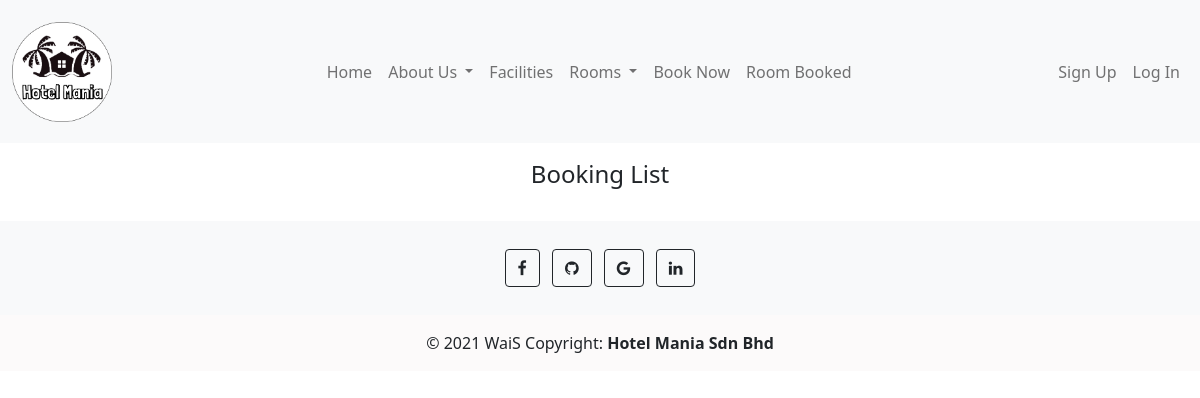
Before: /booking-list.php with the older database file.
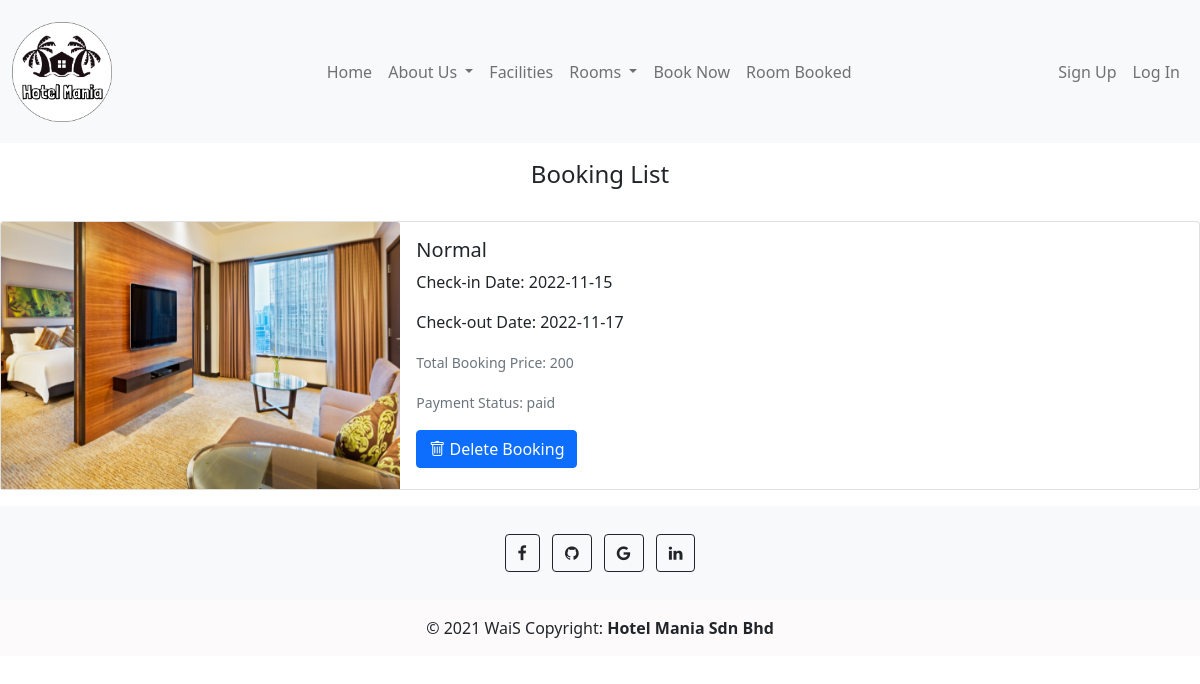
After: the same page with the newer database file.
### tables this page shows
CREATE TABLE `bookingdb` (
  `bookingId` int(11) NOT NULL,
  `checkInDate` varchar(144) NOT NULL,
  `checkOutDate` varchar(144) NOT NULL,
  `roomType` enum('Normal','Deluxe','Executive') NOT NULL,
  `bookingTotalPrice` double NOT NULL,
  `customerId` int(11) NOT NULL,
  `paymentStatus` enum('paid','unpaid') NOT NULL,
  `bookingcartId` int(11) NOT NULL,
  `roomImage` text NOT NULL,
  `dayDiff` varchar(144) NOT NULL,
  `userId` int(11) NOT NULL
);

### backend/config.php (called while the page is built)
<?php
require_once "product_db.php";
$product_db = new product_db();
?>

### backend/product_db.php (called while the page is built, shortened)
<?php
require_once "DBController.php";
class product_db extends DBController{
    function getBookingList()
    {
        $query = "SELECT * FROM bookingdb";
        $productResult = $this->getDBResult($query);
        return $productResult;
    }
}
?>

### backend/DBController.php (called while the page is built, shortened)
<?php
class DBController
{
    private $host = "localhost";
    private $user = "root";
    private $password = "";
    private $database = "hotel_mania";
    private static $conn;
    function __construct()
    {
        $this->conn = mysqli_connect($this->host, $this->user, $this->password, $this->database);
    }
    function getDBResult($query, $params = array())
    {
        $sql_statement = $this->conn->prepare($query);
        $sql_statement->execute();
        $result = $sql_statement->get_result();
        if ($result->num_rows > 0) {
            while ($row = $result->fetch_assoc()) {
                $resultset[] = $row;
            }
        }
        if (! empty($resultset)) {
            return $resultset;
        }
    }
}

### booking-list.php (the view, shortened to what this page needs)
<!DOCTYPE html>
<html lang="en">
<?php require_once "backend/config.php"; ?>
<head>
    <link rel="stylesheet" href="css/booking_history.css">
    <link href="https://cdn.jsdelivr.net/npm/bootstrap@5.1.1/dist/css/bootstrap.min.css" rel="stylesheet">
    <link rel="stylesheet" href="  https://printjs-4de6.kxcdn.com/print.min.css">
    <link rel="stylesheet" href="https://cdn.jsdelivr.net/npm/bootstrap-icons@1.6.0/font/bootstrap-icons.css">
</head>
<?php include 'include_php/header.php';?>
<body>
<h4>Booking List</h4>
<?php
        $query = "SELECT * FROM bookingdb";
        $product_array = $product_db->getBookingList($query);
        if (!empty($product_array)) {
            foreach ($product_array as $key => $value) {
        ?>
<div class="card mb-3" style="max-width: 100em;">
  <div class="row g-0">
    <div class="col-md-4">
      <img src="<?php echo $product_array[$key]["roomImage"]; ?>" class="card-img-top" alt="...">
    </div>
    <div class="col-md-8">
      <div class="card-body">
        <h5 class="card-title"><?php echo $product_array[$key]["roomType"]; ?></h5>
        <p class="card-text">Check-in Date: <?php echo $product_array[$key]["checkInDate"]; ?></p>
        <p class="card-text">Check-out Date: <?php echo $product_array[$key]["checkOutDate"]; ?></p>
        <p class="card-text"><small class="text-muted"> <p class="card-text">Total Booking Price: <?php echo $product_array[$key]["bookingTotalPrice"]; ?></p></small></p>
        <p class="card-text"><small class="text-muted"> <p class="card-text">Payment Status: <?php echo $product_array[$key]["paymentStatus"]; ?></p></small></p>
        <a class="btn btn-primary" href="backend/booking_history_backend.php?bookingId=<?php echo $product_array[$key]["bookingId"];?>" onClick="return confirm('Are you sure you want to delete?')"><i class="bi bi-trash"></i> Delete Booking</a>
      </div>
    </div>
  </div>
</div>
<?php } } else {
}?>
<?php include 'include_php/footer.php';?>
  </body>
</html>

### include_php/header.php (shortened to what this page needs)
<link rel="stylesheet" href="https://cdn.jsdelivr.net/npm/bootstrap-icons@1.6.1/font/bootstrap-icons.css">
<link href="https://cdn.jsdelivr.net/npm/bootstrap@5.1.1/dist/css/bootstrap.min.css" rel="stylesheet">
<nav class="navbar navbar-expand-lg bg-light navbar-light py-3 fixed-top">
  <div class="container-fluid">
    <a href="index.php" class="navbar-brand">
      <img src="resources/hm_logo.png" alt="logo" width="100" height="auto" class="d-inline-block align-text-top">
    </a>
  <div class="collapse navbar-collapse" id="navmenu">
  <?php
    if($_SESSION['userType'] == "manager"){
        ?>
          <ul class="navbar-nav ms-auto">
            <li class="nav-item dropdown">
              <a class="nav-link dropdown-toggle" href="#" id="navbarScrollingDropdown" role="button" data-bs-toggle="dropdown" aria-expanded="false">
                Account Management
              </a>
              <ul class="dropdown-menu" aria-labelledby="navbarScrollingDropdown">
                <li><a class="dropdown-item" href="create_account.php">Create Account</a></li>
                <li><a class="dropdown-item" href="worker_manager_list.php">View Worker/ Manager Accounts</a></li>
              </ul>
            </li>
            <li class="nav-item">
              <a class="nav-link" href="rating_list.php">View Ratings</a>
            </li>
            <li class="nav-item dropdown">
              <a class="nav-link dropdown-toggle" href="#" id="navbarScrollingDropdown" role="button" data-bs-toggle="dropdown" aria-expanded="false">
                Attendance Management
              </a>
              <ul class="dropdown-menu" aria-labelledby="navbarScrollingDropdown">
                <li><a class="nav-link" href="attendance.php">Attendance</a></li>
                <li><a class="nav-link" href="attendance-list.php">View Attendance List</a></li>
              </ul>
            </li>
            <li class="nav-item">
            </li>
            <li class="nav-item">
              <a class="nav-link" href="timeslot.php">Timeslot</a>
            </li>
            <li class="nav-item dropdown">
              <a class="nav-link dropdown-toggle" href="#" id="navbarScrollingDropdown" role="button" data-bs-toggle="dropdown" aria-expanded="false">
                Customer Services
              </a>
              <ul class="dropdown-menu" aria-labelledby="navbarScrollingDropdown">
                <li><a class="dropdown-item" href="check-in.php">Check-in (Customer)</a></li>
                <li><a class="dropdown-item" href="check-out.php">Check-out (Customer)</a></li>
                <li><a class="dropdown-item" href="room-availability.php">Room Availability</a></li>
                <li><a class="dropdown-item" href="booking-list.php">List of Booking</a></li>
              </ul>
            </li>
          </ul>
        <?php
      }else{
         ?>
        <ul class="navbar-nav ms-auto">
        <li class="nav-item">
          <a class="nav-link" aria-current="page" href="index.php">Home</a>
        </li>
        <li class="nav-item dropdown">
                <a class="nav-link dropdown-toggle" href="#" id="navbarScrollingDropdown" role="button" data-bs-toggle="dropdown" aria-expanded="false">
                  About Us
                </a>
              </li>
        <li class="nav-item">
          <a class="nav-link" href="facilities.php">Facilities</a>
        </li>
        <li class="nav-item dropdown">
          <a class="nav-link dropdown-toggle" href="#" id="navbarScrollingDropdown" role="button" data-bs-toggle="dropdown" aria-expanded="false">
            Rooms
          </a>
        </li>
        <li class="nav-item">
          <a class="nav-link" href="booking.php">Book Now</a>
        </li>
        <li class="nav-item">
          <a class="nav-link" href="booking_history.php">Room Booked</a>
        </li>
      </ul>
      <?php
      }
    ?>
    <ul class="navbar-nav ms-auto">
      <li class="nav-item">
        <?php
        if(isset($_SESSION['fullName']) && ($_SESSION['userId'])){
        ?>
                <li class="nav-item">
                    <a href="backend/session_logout.php" class="nav-link"><i class="bi bi-box-arrow-right logout"></i> Logout</a>
                </li>
                <?php
                if($_SESSION['userType'] == "customer"){
                 ?>
                    <li class="nav-item">
                      <a class="nav-link" href="rating_main.php"><i class="bi bi-star"></i> Rate Now</a>
                    </li>
                  <?php
                }?>
        <?php
            } else {
        ?>
                <li class="hvr-float-shadow">
                    <a href="register.php" class="nav-link"><span class="link-text">Sign Up</span></a>
                </li>
                <li class="hvr-float-shadow">
                    <a href="login.php" class="nav-link"><span class="link-text">Log In</span></a>
                </li>
        <?php
            }
        ?>
      </li>
    </ul>
  </div>
  </nav>

### include_php/footer.php (shortened to what this page needs)
<link href="https://cdn.jsdelivr.net/npm/bootstrap@5.1.1/dist/css/bootstrap.min.css" rel="stylesheet">
<link rel="stylesheet" href="https://cdn.jsdelivr.net/npm/bootstrap-icons@1.6.0/font/bootstrap-icons.css">
<link rel="stylesheet" href="https://cdnjs.cloudflare.com/ajax/libs/font-awesome/4.7.0/css/font-awesome.min.css">
<footer class="bg-light text-center text-dark">
  <div class="container p-4 pb-0">
    <section class="mb-4">
      <a class="btn btn-outline-dark btn-floating m-1" href="#!" role="button"
        ><i class="fa fa-facebook-f"></i
      ></a>
      <a class="btn btn-outline-dark btn-floating m-1" href="https://github.com/WaiS00/" role="button"
        ><i class="fa fa-github"></i
      ></a>
      <a class="btn btn-outline-dark btn-floating m-1" href="#!" role="button"
        ><i class="fa fa-google"></i
      ></a>
      <a class="btn btn-outline-dark btn-floating m-1" href="https://www.linkedin.com/in/waisiong00/" role="button"
        ><i class="fa fa-linkedin"></i
      ></a>
    </section>
  </div>
  <div class="text-center p-3" style="background-color: #FCFAFA;">
    © 2021 WaiS Copyright: <strong>Hotel Mania Sdn Bhd</strong>
  </div>
</footer>

### css/booking_history.css (style rules this page uses)
html body { padding-top: 10em; }
h4 { text-align: center; padding-bottom: 1em; }
.card { margin: 0 auto; float: none; margin-bottom: 10px; }

Changed rows visible on the page:
added bookingdb: roomImage (picture), roomType "Normal", checkInDate "2022-11-15", checkOutDate "2022-11-17", bookingTotalPrice "200", paymentStatus "paid"
